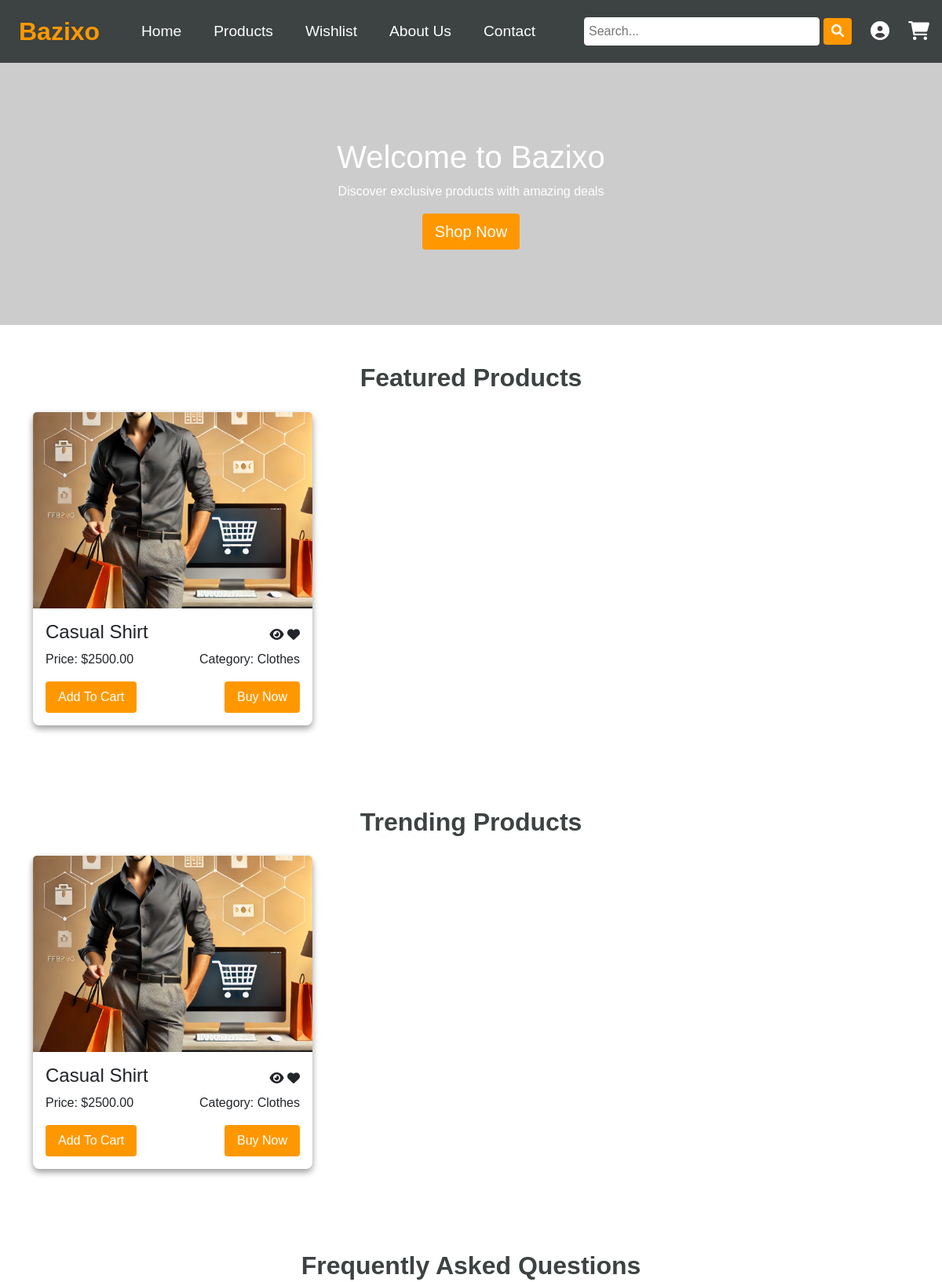
Before: / (upper part) with the older database file.
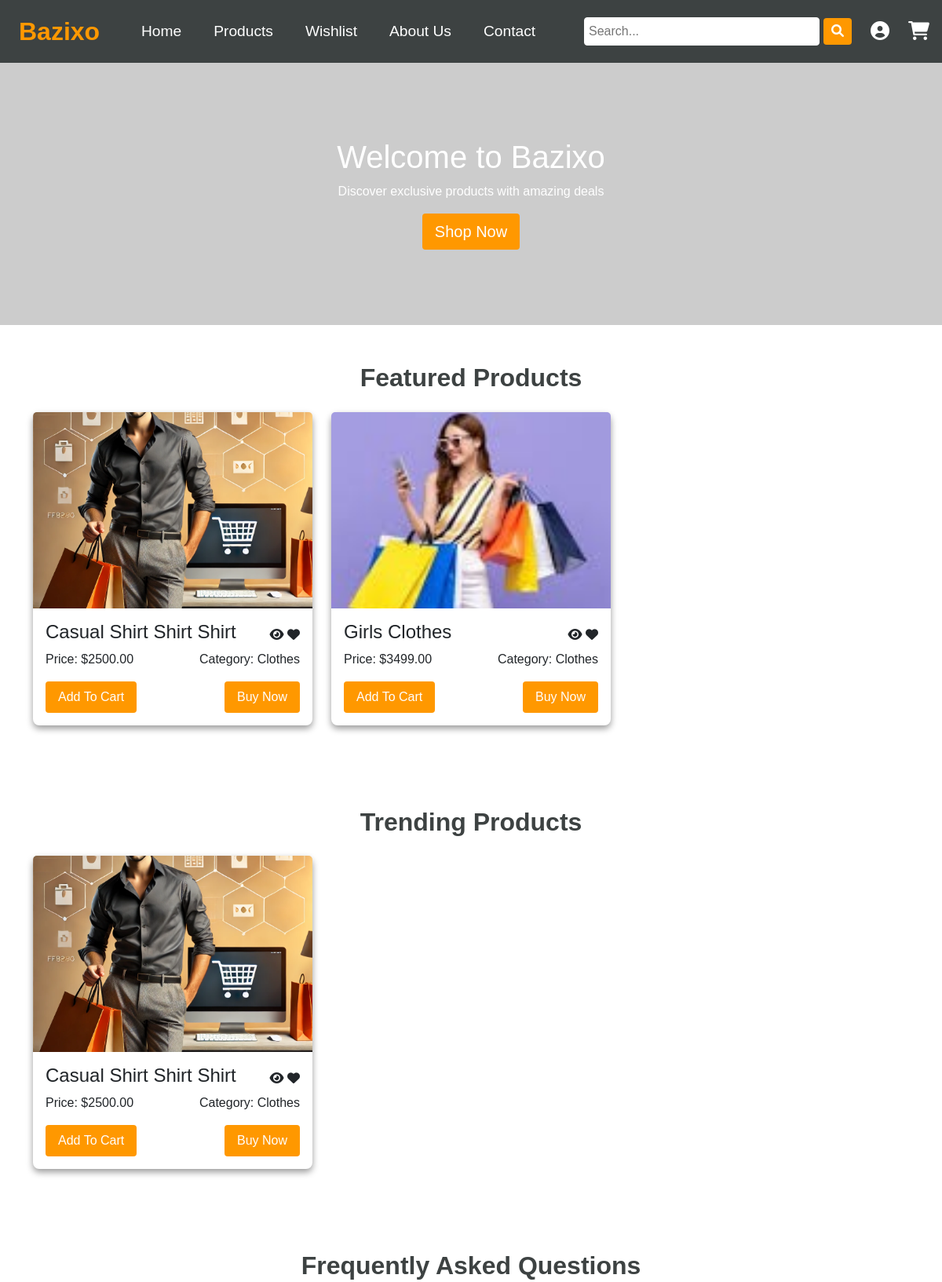
After: the same page with the newer database file.
### products/models.py (models this page shows, shortened)
class Product(models.Model):
    name = models.CharField(max_length=250)
    cost_price = models.DecimalField(max_digits=10, decimal_places=2, default=0.0)
    selling_price = models.DecimalField(max_digits=10, decimal_places=2, default=0.0)
    quantity = models.IntegerField(default=0)
    image1 = models.ImageField(upload_to="products/")
    image2 = models.ImageField(upload_to="products/", null=True, blank=True)
    image3 = models.ImageField(upload_to="products/", null=True, blank=True)
    description = models.TextField(blank=True, null=True)
    category = models.ForeignKey('Category', on_delete=models.CASCADE, related_name="products")
    is_trending = models.BooleanField(default=False)
    is_featured = models.BooleanField(default=False)
    created_at = models.DateTimeField(auto_now_add=True, null=True, blank=True)
    updated_at = models.DateTimeField(auto_now=True, null=True, blank=True)

class Category(models.Model):
    name = models.CharField(max_length=100, unique=True)  # Name of the category (e.g., Phone, Clothes)

### home/views.py (the view)
# urls.py: path('', include('home.urls')),
def home(request):
    featured_products = Product.objects.filter(is_featured=True)
    trending_products = Product.objects.filter(is_trending=True)
    context = {
        'featured_products': featured_products,
        'trending_products': trending_products,
        }
    return render(request, "home/home.html", context)

### home/templates/home/home.html (shortened to what this page needs)
{% extends "base.html" %}
{% load static %}
{% block css %}
    <link rel="stylesheet" href="{% static 'css/home/home.css' %}">
{% endblock %}
{% block content %}
    <section class="hero">
        <h1>Welcome to Bazixo</h1>
        <p>Discover exclusive products with amazing deals</p>
        <a href="#" class="btn btn-lg card-">Shop Now</a>
    </section>
    <section class="products container mt-5">
        <h2 class="text-center mb-4">Featured Products</h2>
        <div class="row">
            {% for product in featured_products %}
            <div class="col-md-4 mb-4">
                <div class="card product-card">
                    <img src="/media/{{ product.image1 }}" class="card-img-top" alt="{{ product.name }}">
                    <div class="card-body">
                        <div class="d-flex justify-content-between align-items-center">
                            <h4 class="card-title">{{ product.name }}</h4>
                            <div class="icon-container">
                                <i class="fa fa-eye icon-eye" title="View Details"></i>
                                <i class="fa fa-heart icon-heart" title="Add to Wishlist"></i>
                            </div>
                        </div>
                        <div class="d-flex justify-content-between">
                            <p class="card-text">Price: ${{ product.selling_price }}</p>
                            <p class="card-text">Category: {{ product.category.name }}</p>
                        </div>
                        <div class="d-flex justify-content-between">
                            <a href="#" class="btn card-btns">Add To Cart</a>
                            <a href="#" class="btn card-btns">Buy Now</a>
                        </div>
                    </div>
                </div>
            </div>
            {% endfor %}
        </div>
    </section>
    <section class="products container mt-5">
        <h2 class="text-center mb-4">Trending Products</h2>
        <div class="row">
            {% for product in trending_products %}
            <div class="col-md-4 mb-4">
                <div class="card product-card">
                    <img src="/media/{{ product.image1 }}" class="card-img-top" alt="{{ product.name }}">
                    <div class="card-body">
                        <div class="d-flex justify-content-between align-items-center">
                            <h4 class="card-title">{{ product.name }}</h4>
                            <div class="icon-container">
                                <i class="fa fa-eye icon-eye" title="View Details"></i>
                                <i class="fa fa-heart icon-heart" title="Add to Wishlist"></i>
                            </div>
                        </div>
                        <div class="d-flex justify-content-between">
                            <p class="card-text">Price: ${{ product.selling_price }}</p>
                            <p class="card-text">Category: {{ product.category.name }}</p>
                        </div>
                        <div class="d-flex justify-content-between">
                            <a href="#" class="btn card-btns">Add To Cart</a>
                            <a href="#" class="btn card-btns">Buy Now</a>
                        </div>
                    </div>
                </div>
            </div>
            {% endfor %}
        </div>
    </section>
    <section class="faqs container mt-5 mb-5">
        <h2 class="text-center mb-4">Frequently Asked Questions</h2>
    </section>
{% endblock %}

Changed rows visible on the page:
changed Product: name "Casual Shirt" → "Casual Shirt Shirt Shirt"
added Product: image1 (picture), name "Girls Clothes", selling_price "3499.00", category.name "Clothes", shown under "Featured Products"
